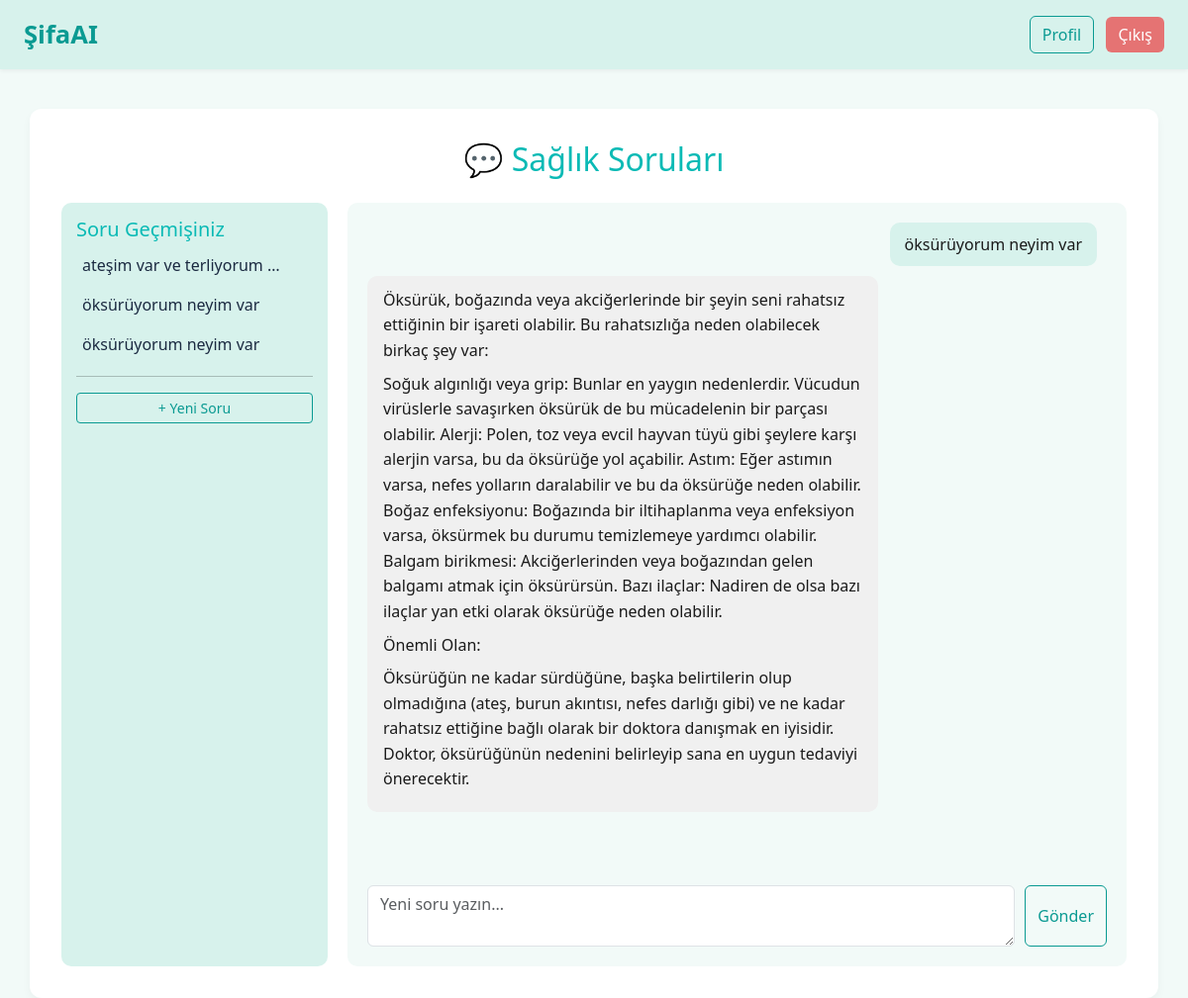
The app's page /soru/?q=21 (signed in) with its own data.
### app/models.py (models this page shows, shortened)
class HealthQuestion(models.Model):
    patient = models.ForeignKey(Patient, on_delete=models.CASCADE)
    question_text = models.TextField()
    answer_text = models.TextField(blank=True, null=True)
    created_at = models.DateTimeField(auto_now_add=True)
    question_id = models.AutoField(primary_key=True)
    parent = models.ForeignKey('self', null=True, blank=True, related_name='child_questions', on_delete=models.CASCADE)

### app/views.py (the view, shortened to what this page needs)
# urls.py: path('soru/', views.soru_view, name='soru_sayfasi'),
def soru_view(request):
    patient_id = request.session.get('patient_id')
    if not patient_id:
        return redirect('login')
    patient = Patient.objects.get(pk=patient_id)
    questions = HealthQuestion.objects.filter(
        patient=patient, parent__isnull=True
    ).order_by('-created_at')
    active_question = None
    messages = []
    selected_id = request.GET.get('q')
    if selected_id:
        try:
            active_question = questions.get(question_id=selected_id)
            messages = [active_question] + list(
                active_question.child_questions.all().order_by('created_at')
            )
        except HealthQuestion.DoesNotExist:
            pass
    for m in messages:
        m.answer_paragraphs = paragraph_cleaning(m.answer_text)
    return render(request, 'servis/soru_sayfasi.html', {
        'questions': questions,
        'active_question': active_question,
        'messages': messages,
    })

### app/views.py (called while the page is built)
def paragraph_cleaning(text):
    text = re.sub(r'\*{1,2}', '', text)
    text = re.sub(r'^\s*[-•*]+\s*', '', text, flags=re.MULTILINE)
    paragraphs = [p.strip() for p in re.split(r'\n\s*\n', text) if p.strip()]
    return paragraphs

### app/templates/servis/soru_sayfasi.html (shortened to what this page needs)
{% extends 'base.html' %}
{% block content %}
<h2 class="mb-4 text-center" style="color:#0ABAB5;">💬 Sağlık Soruları</h2>
<div class="d-flex" style="height:80vh; gap:20px;">
    <div style="flex:0 0 25%; background-color:#D7F2EC; border-radius:10px; padding:15px; overflow-y:auto;">
        <h5 style="color:#0ABAB5;">Soru Geçmişiniz</h5>
        <ul class="list-unstyled question-list">
            {% for q in questions %}
                <li class="mb-2">
                    <a href="?q={{ q.question_id }}" class="text-decoration-none" style="color:#1B2A41;">
                        {{ q.question_text|truncatewords:4 }}
                    </a>
                </li>
            {% empty %}
                <li class="text-muted">Henüz soru sormadınız! </li>
            {% endfor %}
        </ul>
        <hr>
        <a href="{% url 'soru_sayfasi' %}" class="btn btn-sm btn-outline-primary w-100">+ Yeni Soru </a>
    </div>
    <div class="flex-grow-1" style="background-color:#F2FAF8; border-radius:10px; padding:20px; display:flex; flex-direction:column;">
        {% if active_question %}
        <div id="chat-box" style="flex-grow:1; overflow-y:auto; padding-right:10px;">
            {% for msg in messages %}
                <div style="display:flex; justify-content:flex-end; margin-bottom:10px;">
                    <div style="background-color:#D7F2EC; padding:10px 15px; border-radius:10px; max-width:50%; text-align:right;">
                        {{ msg.question_text }}
                    </div>
                </div>
                {% if msg.answer_paragraphs %}
                <div style="display:flex; justify-content:flex-start; margin-bottom:20px;">
                    <div style="background-color:#F0F0F0; padding:12px 16px; border-radius:10px; max-width:70%; line-height:1.6; text-align:left;">
                        {% for p in msg.answer_paragraphs %}
                            <p style="margin-bottom:8px;">{{ p }}</p>
                        {% endfor %}
                    </div>
                </div>
                {% endif %}
            {% endfor %}
        </div>
        <form method="post" style="display:flex; gap:10px; margin-top:10px;">
            <textarea name="soru" class="form-control" rows="2" placeholder="Yeni soru yazın..."></textarea>
            <button type="submit" class="btn btn-outline-primary">Gönder</button>
        </form>
        {% endif %}
    </div>
</div>
{% endblock %}

### app/templates/base.html (style rules this page uses)
body { background-color: #F2FAF8; color: #1A1A1A; font-family: 'Segoe UI', sans-serif; }
.btn-outline-primary { border-color: #0A9A92; color: #0A9A92; }
a { color: #0A9A92; text-decoration: none; }

### app/templates/servis/soru_sayfasi.html (style rules this page uses)
.question-list li a { display: block; padding: 4px 6px; color: #1B2A41; text-decoration: none; }

### records on screen
HealthQuestion: question_text "ateşim var ve terliyorum …"
HealthQuestion: question_text "öksürüyorum neyim var", answer_paragraphs "Öksürük, boğazında veya akciğerlerinde bir şeyin seni rahatsız ettiğinin bir işareti olabilir. Bu rahatsızlığa neden olabilecek birkaç şey var:" "Soğuk algınlığı veya grip: Bunlar en yaygın nedenlerdir. Vücudun virüslerle savaşırken öksürük de bu mücadelenin bir parçası olabilir. Alerji: Polen, toz veya evcil hayvan tüyü gibi şeylere karşı alerjin varsa, bu da öksürüğe yol açabilir. Astım: Eğer astımın varsa, nefes yolların daralabilir ve bu da öksürüğe neden olabilir. Boğaz enfeksiyonu: Boğazında bir iltihaplanma veya enfeksiyon varsa, öksürmek bu durumu temizlemeye yardımcı olabilir. Balgam birikmesi: Akciğerlerinden veya boğazından gelen balgamı atmak için öksürürsün. Bazı ilaçlar: Nadiren de olsa bazı ilaçlar yan etki olarak öksürüğe neden olabilir." "Önemli Olan:" "Öksürüğün ne kadar sürdüğüne, başka belirtilerin olup olmadığına (ateş, burun akıntısı, nefes darlığı gibi) ve ne kadar rahatsız ettiğine bağlı olarak bir doktora danışmak en iyisidir. Doktor, öksürüğünün nedenini belirleyip sana en uygun tedaviyi önerecektir."
HealthQuestion: question_text "öksürüyorum neyim var"
